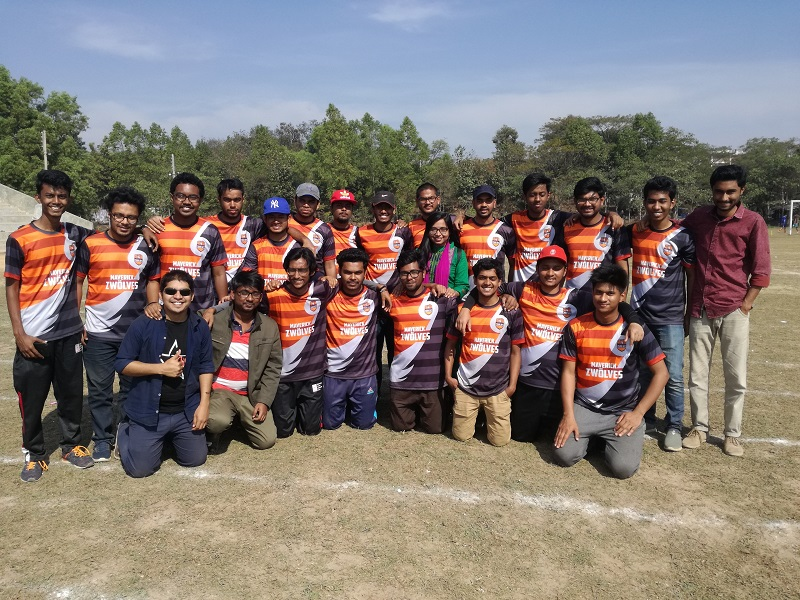
#> input picture Photos/group 6.jpg, 800 x 600 px
$ python face_detect.py
#> lines starting #> are read from the running program, lines starting #| are printed output that depends on the picture; after the words box and inside, x2 and y2 are one past the last pixel; in counts of white or black regions, pixels touching at a corner belong together
import cv2 as cv

img = cv.imread('Photos/group 6.jpg')
#> img is the input picture: shape (600, 800, 3); mean B, G, R 115.9, 122, 133
cv.imshow('person', img)

gray = cv.cvtColor(img, cv.COLOR_BGR2GRAY)
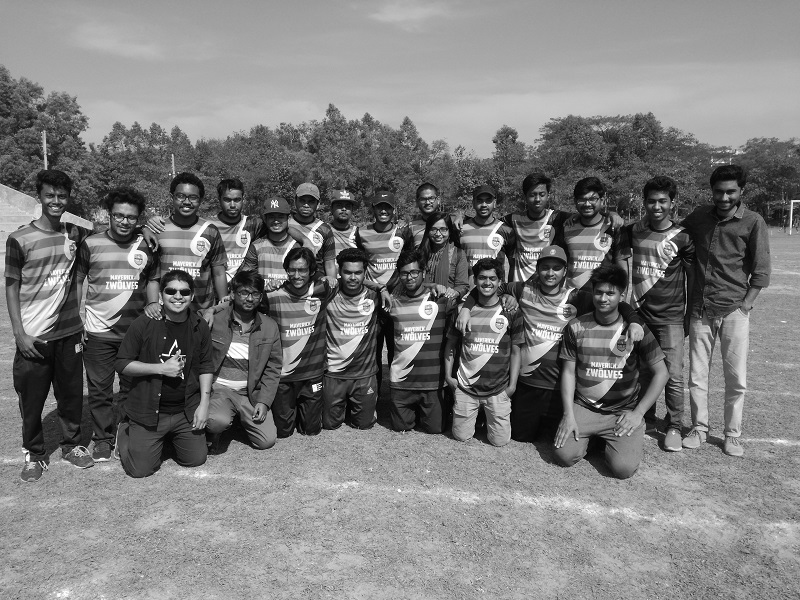
#> gray: shape (600, 800); min 0, max 255, mean 124.6
#cv.imshow('grayscale', gray)

haar_cascade = cv.CascadeClassifier('haarcascade_frontalface_default.xml')


faces_rect = haar_cascade.detectMultiScale(gray, scaleFactor=1.1, minNeighbors=1)
#> faces_rect = 26 rows, first 6: [199, 166, 25, 25], [523, 184, 28, 28], [42, 186, 28, 28], [170, 184, 33, 33], [218, 190, 27, 27], [415, 188, 26, 26]

print(f'Number of faces found = {len(faces_rect)}')
#| Number of faces found = 26

for (x,y,w,h) in faces_rect:
    cv.rectangle(img, (x,y), (x+w, y+h), (0, 255, 0), thickness=2)
#> this loop made 26 passes
#> (x, y, w, h) on passes 1 to 12: (199, 166, 25, 25), (523, 184, 28, 28), (42, 186, 28, 28), (170, 184, 33, 33), (218, 190, 27, 27), (415, 188, 26, 26), (575, 189, 27, 27), (643, 189, 32, 32), (301, 220, 25, 25), (425, 219, 27, 27), (284, 260, 28, 28), (536, 258, 28, 28)
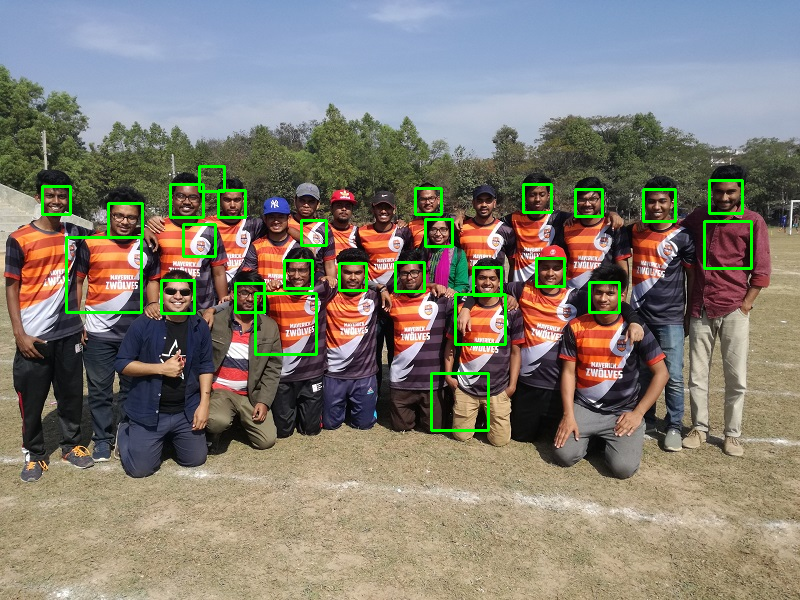
#> img: shape (600, 800, 3); 2.18% of pixels changed, all inside (x1, y1, x2, y2) = (41, 165, 753, 432)

cv.imshow('Detected faces', img)

cv.waitKey(0)

$ run again, with Photos/group 3.jpg copied over Photos/group 6.jpg
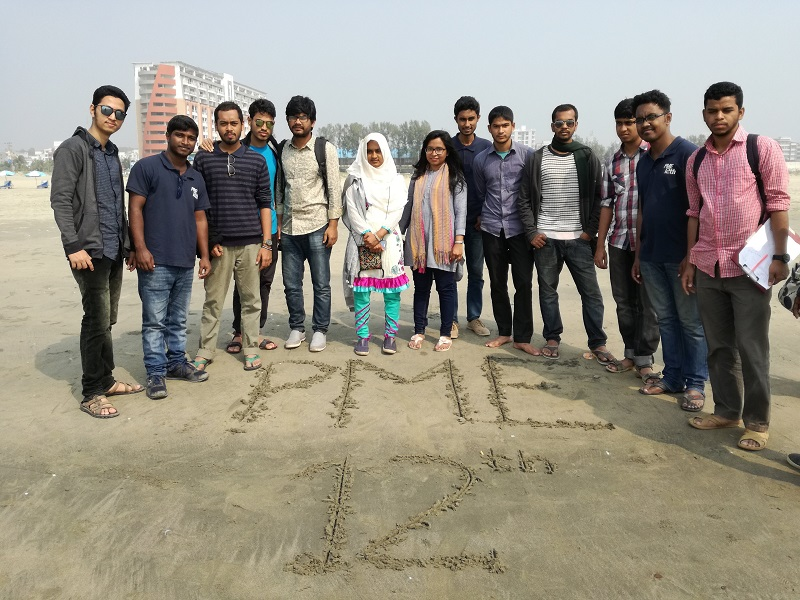
#> input picture Photos/group 3.jpg, 800 x 600 px
#> img is the input picture: shape (600, 800, 3); mean B, G, R 131.1, 143.6, 148.8
#> `gray = cv.cvtColor(img, cv.COLOR_BGR2GRAY)`:
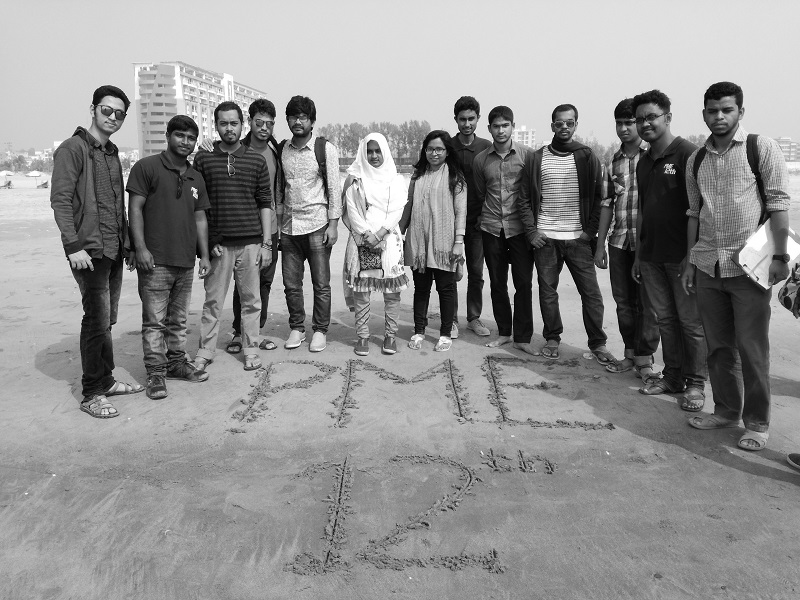
#> gray: shape (600, 800); min 0, max 255, mean 143.7
#> faces_rect = 18 rows, first 6: [285, 108, 26, 26], [452, 108, 29, 29], [215, 113, 29, 29], [550, 112, 29, 29], [249, 112, 31, 31], [610, 114, 28, 28]
#| Number of faces found = 18
#> the loop `for (x,y,w,h) in faces_rect:` made 18 passes
#> after the loop `for (x,y,w,h) in faces_rect:`:
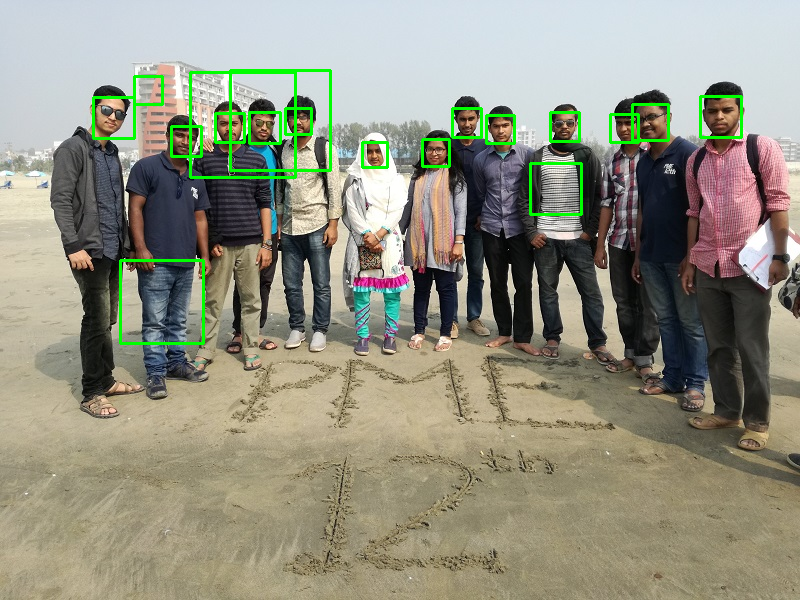
#> img: shape (600, 800, 3); 1.86% of pixels changed, all inside (x1, y1, x2, y2) = (92, 69, 743, 345)

$ run again, with Photos/group 4.jpg copied over Photos/group 6.jpg
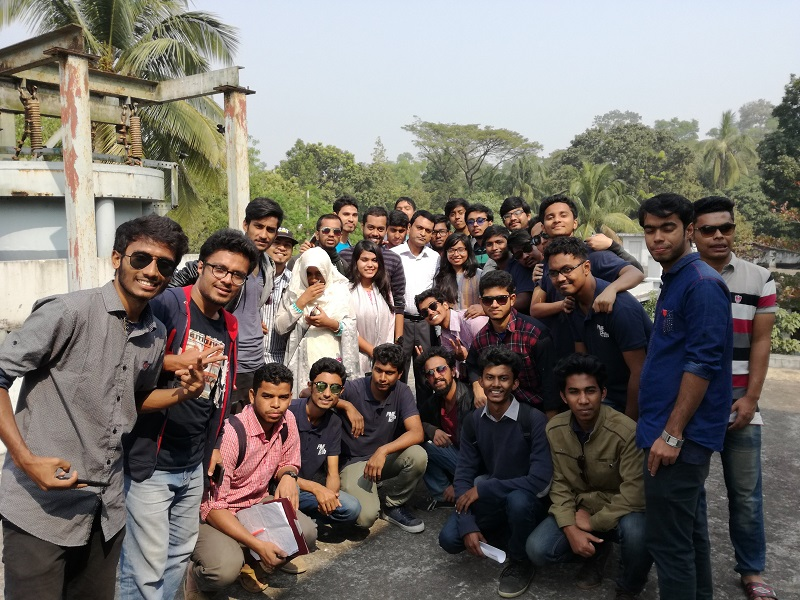
#> input picture Photos/group 4.jpg, 800 x 600 px
#> img is the input picture: shape (600, 800, 3); mean B, G, R 107.9, 113.5, 119.5
#> `gray = cv.cvtColor(img, cv.COLOR_BGR2GRAY)`:
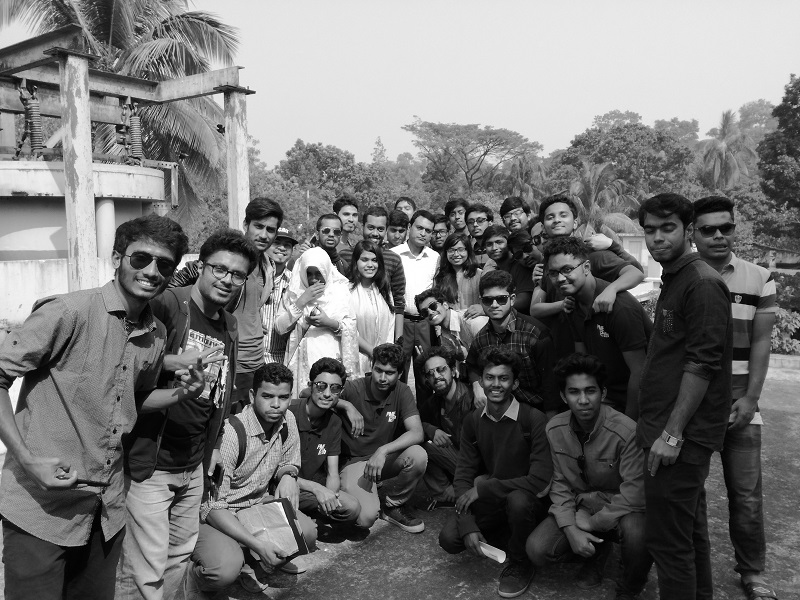
#> gray: shape (600, 800); min 0, max 255, mean 114.6
#> faces_rect = 33 rows, first 6: [337, 204, 27, 27], [445, 203, 25, 25], [462, 210, 27, 27], [360, 217, 30, 30], [408, 218, 29, 29], [317, 220, 29, 29]
#| Number of faces found = 33
#> the loop `for (x,y,w,h) in faces_rect:` made 33 passes
#> after the loop `for (x,y,w,h) in faces_rect:`:
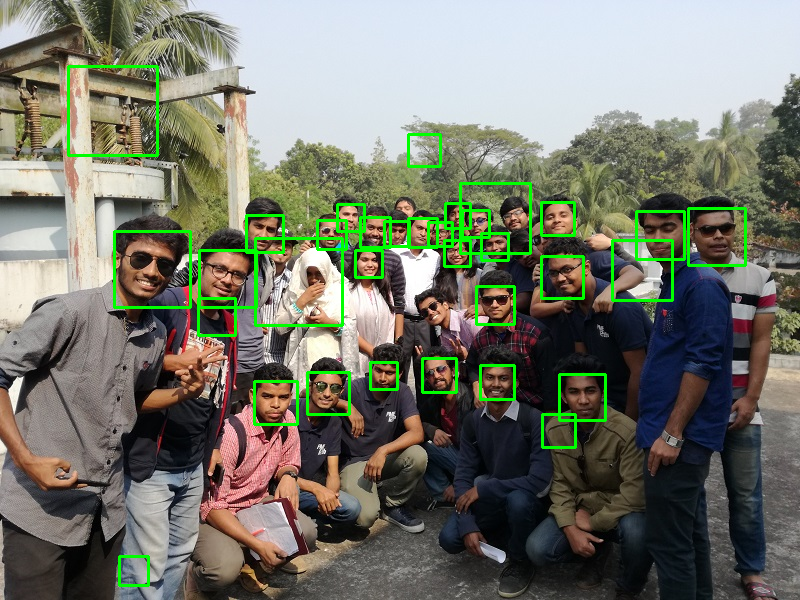
#> img: shape (600, 800, 3); 3.22% of pixels changed, all inside (x1, y1, x2, y2) = (67, 65, 747, 587)

$ run again, with Photos/group 5.jpg copied over Photos/group 6.jpg
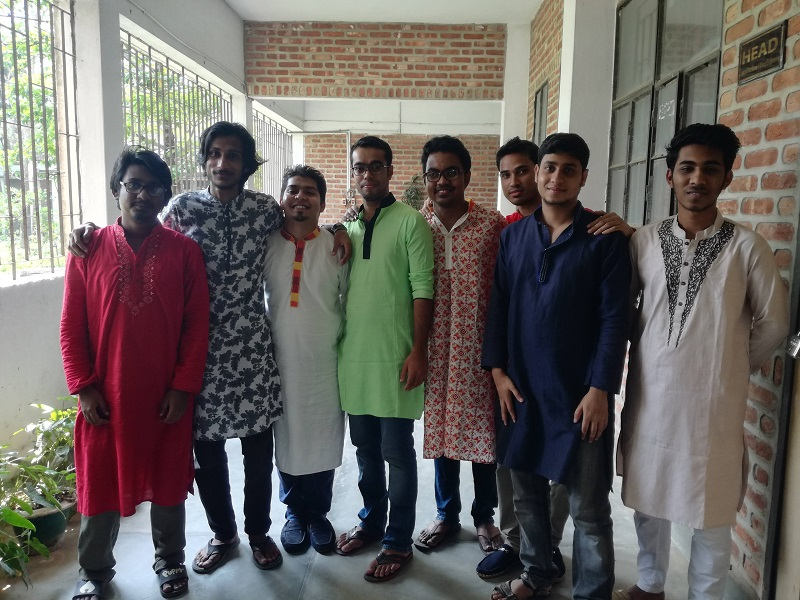
#> input picture Photos/group 5.jpg, 800 x 600 px
#> img is the input picture: shape (600, 800, 3); mean B, G, R 97.5, 101, 106.4
#> `gray = cv.cvtColor(img, cv.COLOR_BGR2GRAY)`:
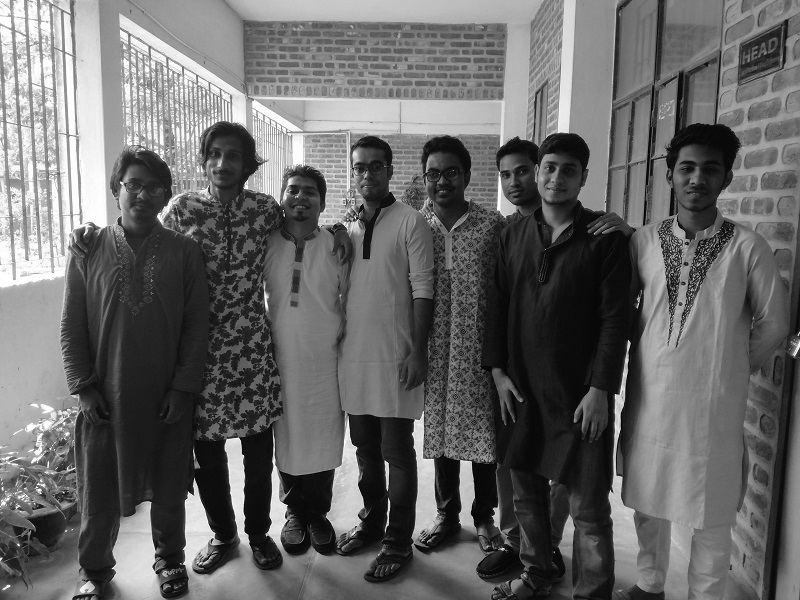
#> gray: shape (600, 800); min 0, max 255, mean 102.3
#> faces_rect = 15 rows, first 6: [445, 240, 27, 27], [419, 393, 27, 27], [428, 325, 28, 28], [454, 374, 28, 28], [448, 417, 28, 28], [467, 418, 31, 31]
#| Number of faces found = 15
#> the loop `for (x,y,w,h) in faces_rect:` made 15 passes
#> after the loop `for (x,y,w,h) in faces_rect:`:
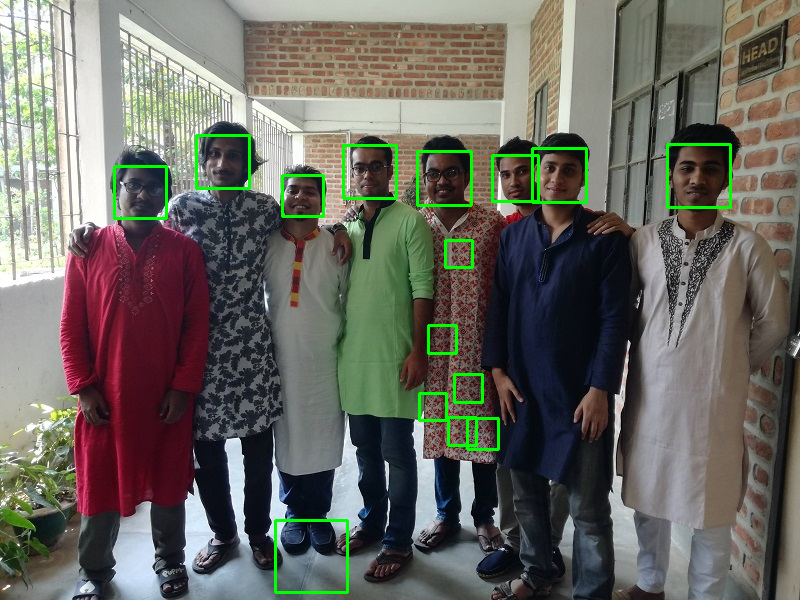
#> img: shape (600, 800, 3); 1.62% of pixels changed, all inside (x1, y1, x2, y2) = (113, 134, 732, 594)
